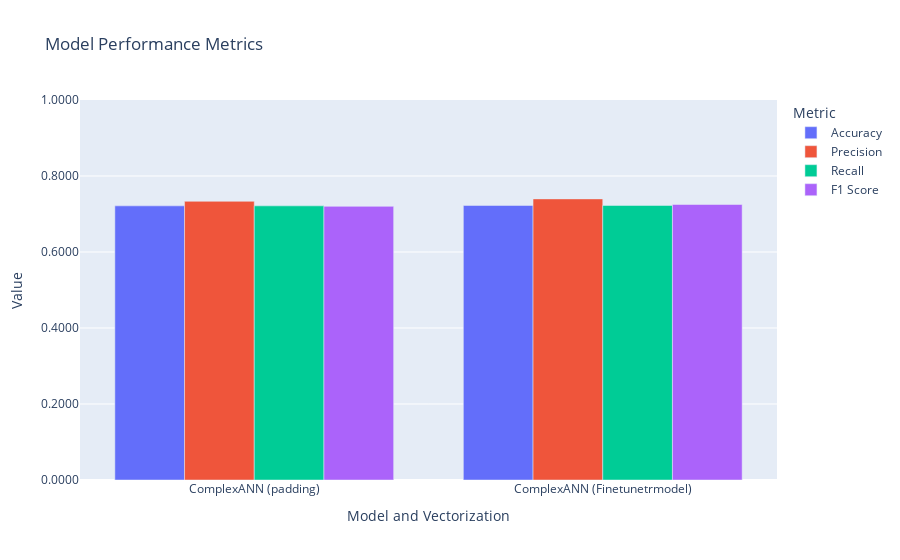

The code cell stored with this chart in its notebook:
### Code cell
from plot.plotly import plotly_eval

plotly_eval(last_two_results)

### Figure 1 — Plotly figure (JSON) as saved in the notebook; plotly's stock layout.template omitted (floating-point values rounded to 4 significant figures)
{"data": [{"alignmentgroup": "True", "hovertemplate": "Metric=Accuracy<br>Model and Vectorization=%{x}<br>Value=%{y}<extra></extra>", "legendgroup": "Accuracy", "marker": {"color": "#636efa", "pattern": {"shape": ""}}, "name": "Accuracy", "offsetgroup": "Accuracy", "orientation": "v", "showlegend": true, "textposition": "auto", "type": "bar", "x": ["ComplexANN (padding)", "ComplexANN (Finetunetrmodel)"], "xaxis": "x", "y": [0.7214, 0.7224], "yaxis": "y"}, {"alignmentgroup": "True", "hovertemplate": "Metric=Precision<br>Model and Vectorization=%{x}<br>Value=%{y}<extra></extra>", "legendgroup": "Precision", "marker": {"color": "#EF553B", "pattern": {"shape": ""}}, "name": "Precision", "offsetgroup": "Precision", "orientation": "v", "showlegend": true, "textposition": "auto", "type": "bar", "x": ["ComplexANN (padding)", "ComplexANN (Finetunetrmodel)"], "xaxis": "x", "y": [0.7334, 0.7397], "yaxis": "y"}, {"alignmentgroup": "True", "hovertemplate": "Metric=Recall<br>Model and Vectorization=%{x}<br>Value=%{y}<extra></extra>", "legendgroup": "Recall", "marker": {"color": "#00cc96", "pattern": {"shape": ""}}, "name": "Recall", "offsetgroup": "Recall", "orientation": "v", "showlegend": true, "textposition": "auto", "type": "bar", "x": ["ComplexANN (padding)", "ComplexANN (Finetunetrmodel)"], "xaxis": "x", "y": [0.7214, 0.7224], "yaxis": "y"}, {"alignmentgroup": "True", "hovertemplate": "Metric=F1 Score<br>Model and Vectorization=%{x}<br>Value=%{y}<extra></extra>", "legendgroup": "F1 Score", "marker": {"color": "#ab63fa", "pattern": {"shape": ""}}, "name": "F1 Score", "offsetgroup": "F1 Score", "orientation": "v", "showlegend": true, "textposition": "auto", "type": "bar", "x": ["ComplexANN (padding)", "ComplexANN (Finetunetrmodel)"], "xaxis": "x", "y": [0.7201, 0.725], "yaxis": "y"}], "layout": {"autosize": true, "barmode": "group", "legend": {"title": {"text": "Metric"}, "tracegroupgap": 0}, "title": {"text": "Model Performance Metrics"}, "xaxis": {"anchor": "y", "autorange": true, "domain": [0, 1], "range": [-0.5, 1.5], "title": {"text": "Model and Vectorization"}, "type": "category"}, "yaxis": {"anchor": "x", "domain": [0, 1], "range": [0, 1], "tickformat": ".4f", "title": {"text": "Value"}, "type": "linear"}}}
